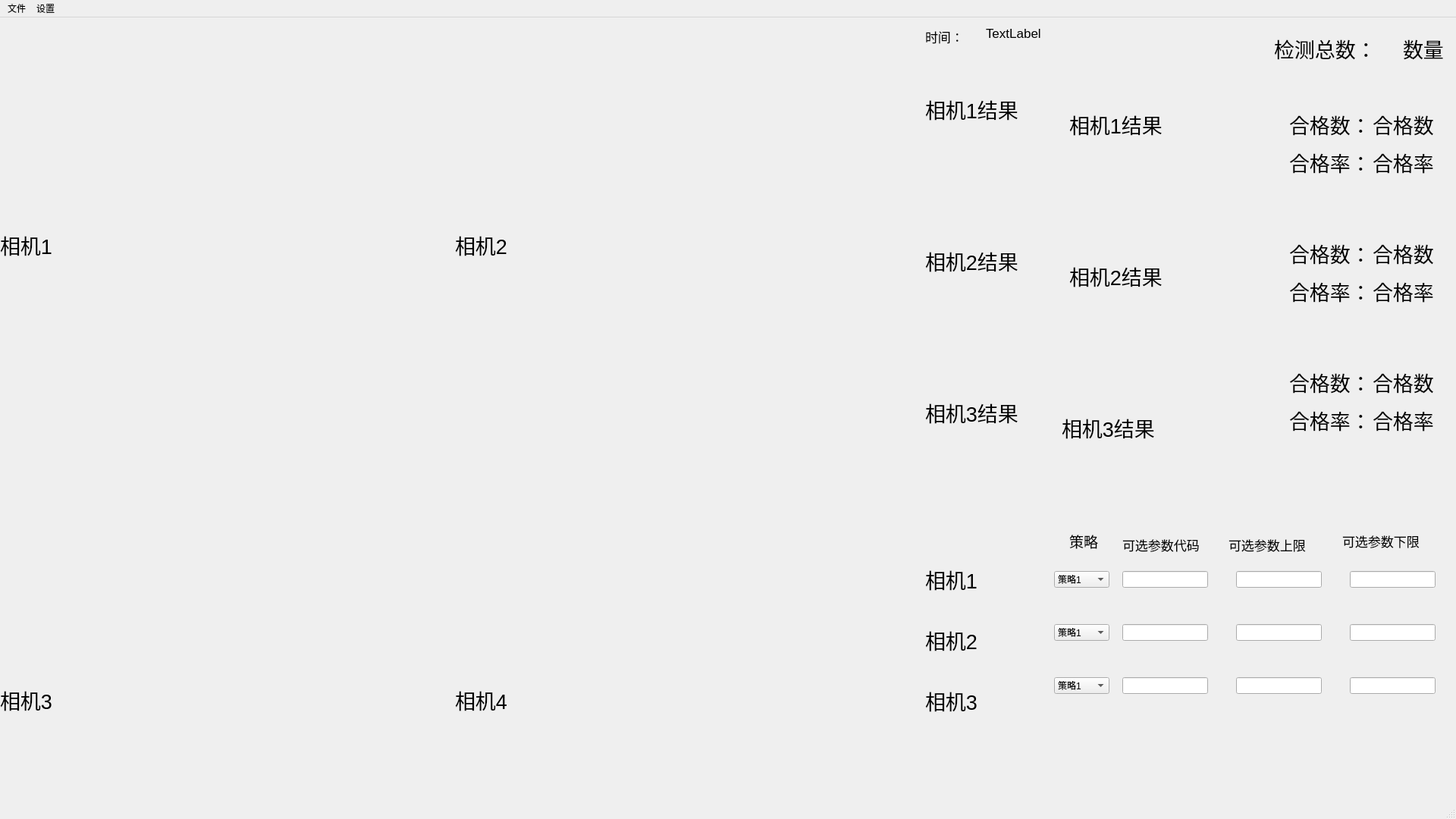
<?xml version="1.0" encoding="UTF-8"?>
<ui version="4.0">
 <class>mainWindow</class>
 <widget class="QMainWindow" name="mainWindow">
  <property name="geometry">
   <rect>
    <x>0</x>
    <y>0</y>
    <width>1920</width>
    <height>1080</height>
   </rect>
  </property>
  <property name="windowTitle">
   <string>三星几机电计算机视觉</string>
  </property>
  <widget class="QWidget" name="centralwidget">
   <widget class="QLabel" name="label">
    <property name="geometry">
     <rect>
      <x>0</x>
      <y>0</y>
      <width>600</width>
      <height>600</height>
     </rect>
    </property>
    <property name="font">
     <font>
      <pointsize>20</pointsize>
     </font>
    </property>
    <property name="text">
     <string>相机1</string>
    </property>
   </widget>
   <widget class="QLabel" name="label_2">
    <property name="geometry">
     <rect>
      <x>600</x>
      <y>0</y>
      <width>600</width>
      <height>600</height>
     </rect>
    </property>
    <property name="font">
     <font>
      <pointsize>20</pointsize>
     </font>
    </property>
    <property name="text">
     <string>相机2</string>
    </property>
   </widget>
   <widget class="QLabel" name="label_3">
    <property name="geometry">
     <rect>
      <x>0</x>
      <y>600</y>
      <width>600</width>
      <height>600</height>
     </rect>
    </property>
    <property name="font">
     <font>
      <pointsize>20</pointsize>
     </font>
    </property>
    <property name="text">
     <string>相机3</string>
    </property>
   </widget>
   <widget class="QLabel" name="label_4">
    <property name="geometry">
     <rect>
      <x>600</x>
      <y>600</y>
      <width>600</width>
      <height>600</height>
     </rect>
    </property>
    <property name="font">
     <font>
      <pointsize>20</pointsize>
     </font>
    </property>
    <property name="text">
     <string>相机4</string>
    </property>
   </widget>
   <widget class="QLabel" name="label_5">
    <property name="geometry">
     <rect>
      <x>1220</x>
      <y>0</y>
      <width>91</width>
      <height>51</height>
     </rect>
    </property>
    <property name="font">
     <font>
      <pointsize>13</pointsize>
     </font>
    </property>
    <property name="text">
     <string>时间：</string>
    </property>
   </widget>
   <widget class="QLabel" name="label_6">
    <property name="geometry">
     <rect>
      <x>1300</x>
      <y>0</y>
      <width>611</width>
      <height>41</height>
     </rect>
    </property>
    <property name="font">
     <font>
      <pointsize>13</pointsize>
     </font>
    </property>
    <property name="text">
     <string>TextLabel</string>
    </property>
   </widget>
   <widget class="QLabel" name="label_7">
    <property name="geometry">
     <rect>
      <x>1220</x>
      <y>100</y>
      <width>161</width>
      <height>41</height>
     </rect>
    </property>
    <property name="font">
     <font>
      <pointsize>20</pointsize>
     </font>
    </property>
    <property name="text">
     <string>相机1结果</string>
    </property>
   </widget>
   <widget class="QLabel" name="label_8">
    <property name="geometry">
     <rect>
      <x>1220</x>
      <y>300</y>
      <width>161</width>
      <height>41</height>
     </rect>
    </property>
    <property name="font">
     <font>
      <pointsize>20</pointsize>
     </font>
    </property>
    <property name="text">
     <string>相机2结果</string>
    </property>
   </widget>
   <widget class="QLabel" name="label_9">
    <property name="geometry">
     <rect>
      <x>1220</x>
      <y>500</y>
      <width>161</width>
      <height>41</height>
     </rect>
    </property>
    <property name="font">
     <font>
      <pointsize>20</pointsize>
     </font>
    </property>
    <property name="text">
     <string>相机3结果</string>
    </property>
   </widget>
   <widget class="QLabel" name="label_10">
    <property name="geometry">
     <rect>
      <x>1410</x>
      <y>50</y>
      <width>261</width>
      <height>181</height>
     </rect>
    </property>
    <property name="font">
     <font>
      <pointsize>20</pointsize>
     </font>
    </property>
    <property name="text">
     <string>相机1结果</string>
    </property>
   </widget>
   <widget class="QLabel" name="label_11">
    <property name="geometry">
     <rect>
      <x>1410</x>
      <y>250</y>
      <width>261</width>
      <height>181</height>
     </rect>
    </property>
    <property name="font">
     <font>
      <pointsize>20</pointsize>
     </font>
    </property>
    <property name="text">
     <string>相机2结果</string>
    </property>
   </widget>
   <widget class="QLabel" name="label_12">
    <property name="geometry">
     <rect>
      <x>1400</x>
      <y>450</y>
      <width>261</width>
      <height>181</height>
     </rect>
    </property>
    <property name="font">
     <font>
      <pointsize>20</pointsize>
     </font>
    </property>
    <property name="text">
     <string>相机3结果</string>
    </property>
   </widget>
   <widget class="QLabel" name="label_13">
    <property name="geometry">
     <rect>
      <x>1680</x>
      <y>20</y>
      <width>161</width>
      <height>41</height>
     </rect>
    </property>
    <property name="font">
     <font>
      <pointsize>20</pointsize>
     </font>
    </property>
    <property name="text">
     <string>检测总数：</string>
    </property>
   </widget>
   <widget class="QLabel" name="label_14">
    <property name="geometry">
     <rect>
      <x>1850</x>
      <y>20</y>
      <width>161</width>
      <height>41</height>
     </rect>
    </property>
    <property name="font">
     <font>
      <pointsize>20</pointsize>
     </font>
    </property>
    <property name="text">
     <string>数量</string>
    </property>
   </widget>
   <widget class="QLabel" name="label_15">
    <property name="geometry">
     <rect>
      <x>1700</x>
      <y>120</y>
      <width>161</width>
      <height>41</height>
     </rect>
    </property>
    <property name="font">
     <font>
      <pointsize>20</pointsize>
     </font>
    </property>
    <property name="text">
     <string>合格数：</string>
    </property>
   </widget>
   <widget class="QLabel" name="label_16">
    <property name="geometry">
     <rect>
      <x>1700</x>
      <y>170</y>
      <width>161</width>
      <height>41</height>
     </rect>
    </property>
    <property name="font">
     <font>
      <pointsize>20</pointsize>
     </font>
    </property>
    <property name="text">
     <string>合格率：</string>
    </property>
   </widget>
   <widget class="QLabel" name="label_17">
    <property name="geometry">
     <rect>
      <x>1700</x>
      <y>290</y>
      <width>161</width>
      <height>41</height>
     </rect>
    </property>
    <property name="font">
     <font>
      <pointsize>20</pointsize>
     </font>
    </property>
    <property name="text">
     <string>合格数：</string>
    </property>
   </widget>
   <widget class="QLabel" name="label_18">
    <property name="geometry">
     <rect>
      <x>1700</x>
      <y>340</y>
      <width>161</width>
      <height>41</height>
     </rect>
    </property>
    <property name="font">
     <font>
      <pointsize>20</pointsize>
     </font>
    </property>
    <property name="text">
     <string>合格率：</string>
    </property>
   </widget>
   <widget class="QLabel" name="label_19">
    <property name="geometry">
     <rect>
      <x>1700</x>
      <y>510</y>
      <width>161</width>
      <height>41</height>
     </rect>
    </property>
    <property name="font">
     <font>
      <pointsize>20</pointsize>
     </font>
    </property>
    <property name="text">
     <string>合格率：</string>
    </property>
   </widget>
   <widget class="QLabel" name="label_20">
    <property name="geometry">
     <rect>
      <x>1700</x>
      <y>460</y>
      <width>161</width>
      <height>41</height>
     </rect>
    </property>
    <property name="font">
     <font>
      <pointsize>20</pointsize>
     </font>
    </property>
    <property name="text">
     <string>合格数：</string>
    </property>
   </widget>
   <widget class="QLabel" name="label_21">
    <property name="geometry">
     <rect>
      <x>1810</x>
      <y>460</y>
      <width>161</width>
      <height>41</height>
     </rect>
    </property>
    <property name="font">
     <font>
      <pointsize>20</pointsize>
     </font>
    </property>
    <property name="text">
     <string>合格数</string>
    </property>
   </widget>
   <widget class="QLabel" name="label_22">
    <property name="geometry">
     <rect>
      <x>1810</x>
      <y>170</y>
      <width>161</width>
      <height>41</height>
     </rect>
    </property>
    <property name="font">
     <font>
      <pointsize>20</pointsize>
     </font>
    </property>
    <property name="text">
     <string>合格率</string>
    </property>
   </widget>
   <widget class="QLabel" name="label_23">
    <property name="geometry">
     <rect>
      <x>1810</x>
      <y>340</y>
      <width>161</width>
      <height>41</height>
     </rect>
    </property>
    <property name="font">
     <font>
      <pointsize>20</pointsize>
     </font>
    </property>
    <property name="text">
     <string>合格率</string>
    </property>
   </widget>
   <widget class="QLabel" name="label_24">
    <property name="geometry">
     <rect>
      <x>1810</x>
      <y>120</y>
      <width>161</width>
      <height>41</height>
     </rect>
    </property>
    <property name="font">
     <font>
      <pointsize>20</pointsize>
     </font>
    </property>
    <property name="text">
     <string>合格数</string>
    </property>
   </widget>
   <widget class="QLabel" name="label_25">
    <property name="geometry">
     <rect>
      <x>1810</x>
      <y>290</y>
      <width>161</width>
      <height>41</height>
     </rect>
    </property>
    <property name="font">
     <font>
      <pointsize>20</pointsize>
     </font>
    </property>
    <property name="text">
     <string>合格数</string>
    </property>
   </widget>
   <widget class="QLabel" name="label_26">
    <property name="geometry">
     <rect>
      <x>1810</x>
      <y>510</y>
      <width>161</width>
      <height>41</height>
     </rect>
    </property>
    <property name="font">
     <font>
      <pointsize>20</pointsize>
     </font>
    </property>
    <property name="text">
     <string>合格率</string>
    </property>
   </widget>
   <widget class="QLabel" name="label_27">
    <property name="geometry">
     <rect>
      <x>1220</x>
      <y>720</y>
      <width>101</width>
      <height>41</height>
     </rect>
    </property>
    <property name="font">
     <font>
      <pointsize>20</pointsize>
     </font>
    </property>
    <property name="text">
     <string>相机1</string>
    </property>
   </widget>
   <widget class="QLabel" name="label_28">
    <property name="geometry">
     <rect>
      <x>1220</x>
      <y>800</y>
      <width>91</width>
      <height>41</height>
     </rect>
    </property>
    <property name="font">
     <font>
      <pointsize>20</pointsize>
     </font>
    </property>
    <property name="text">
     <string>相机2</string>
    </property>
   </widget>
   <widget class="QLabel" name="label_29">
    <property name="geometry">
     <rect>
      <x>1220</x>
      <y>880</y>
      <width>91</width>
      <height>41</height>
     </rect>
    </property>
    <property name="font">
     <font>
      <pointsize>20</pointsize>
     </font>
    </property>
    <property name="text">
     <string>相机3</string>
    </property>
   </widget>
   <widget class="QLabel" name="label_30">
    <property name="geometry">
     <rect>
      <x>1770</x>
      <y>670</y>
      <width>161</width>
      <height>41</height>
     </rect>
    </property>
    <property name="font">
     <font>
      <pointsize>13</pointsize>
     </font>
    </property>
    <property name="text">
     <string>可选参数下限</string>
    </property>
   </widget>
   <widget class="QLabel" name="label_31">
    <property name="geometry">
     <rect>
      <x>1410</x>
      <y>670</y>
      <width>71</width>
      <height>41</height>
     </rect>
    </property>
    <property name="font">
     <font>
      <pointsize>14</pointsize>
     </font>
    </property>
    <property name="text">
     <string>策略</string>
    </property>
   </widget>
   <widget class="QLabel" name="label_32">
    <property name="geometry">
     <rect>
      <x>1620</x>
      <y>670</y>
      <width>171</width>
      <height>51</height>
     </rect>
    </property>
    <property name="font">
     <font>
      <pointsize>13</pointsize>
     </font>
    </property>
    <property name="text">
     <string>可选参数上限</string>
    </property>
   </widget>
   <widget class="QComboBox" name="comboBox">
    <property name="geometry">
     <rect>
      <x>1390</x>
      <y>730</y>
      <width>73</width>
      <height>22</height>
     </rect>
    </property>
    <item>
     <property name="text">
      <string>策略1</string>
     </property>
    </item>
    <item>
     <property name="text">
      <string>策略2</string>
     </property>
    </item>
    <item>
     <property name="text">
      <string>策略3</string>
     </property>
    </item>
   </widget>
   <widget class="QComboBox" name="comboBox_2">
    <property name="geometry">
     <rect>
      <x>1390</x>
      <y>800</y>
      <width>73</width>
      <height>22</height>
     </rect>
    </property>
    <item>
     <property name="text">
      <string>策略1</string>
     </property>
    </item>
    <item>
     <property name="text">
      <string>策略2</string>
     </property>
    </item>
    <item>
     <property name="text">
      <string>策略3</string>
     </property>
    </item>
   </widget>
   <widget class="QComboBox" name="comboBox_3">
    <property name="geometry">
     <rect>
      <x>1390</x>
      <y>870</y>
      <width>73</width>
      <height>22</height>
     </rect>
    </property>
    <item>
     <property name="text">
      <string>策略1</string>
     </property>
    </item>
    <item>
     <property name="text">
      <string>策略2</string>
     </property>
    </item>
    <item>
     <property name="text">
      <string>策略3</string>
     </property>
    </item>
   </widget>
   <widget class="QLabel" name="label_33">
    <property name="geometry">
     <rect>
      <x>1480</x>
      <y>670</y>
      <width>171</width>
      <height>51</height>
     </rect>
    </property>
    <property name="font">
     <font>
      <pointsize>13</pointsize>
     </font>
    </property>
    <property name="text">
     <string>可选参数代码</string>
    </property>
   </widget>
   <widget class="QLineEdit" name="lineEdit">
    <property name="geometry">
     <rect>
      <x>1480</x>
      <y>730</y>
      <width>113</width>
      <height>22</height>
     </rect>
    </property>
   </widget>
   <widget class="QLineEdit" name="lineEdit_2">
    <property name="geometry">
     <rect>
      <x>1480</x>
      <y>800</y>
      <width>113</width>
      <height>22</height>
     </rect>
    </property>
   </widget>
   <widget class="QLineEdit" name="lineEdit_3">
    <property name="geometry">
     <rect>
      <x>1480</x>
      <y>870</y>
      <width>113</width>
      <height>22</height>
     </rect>
    </property>
   </widget>
   <widget class="QLineEdit" name="lineEdit_4">
    <property name="geometry">
     <rect>
      <x>1630</x>
      <y>870</y>
      <width>113</width>
      <height>22</height>
     </rect>
    </property>
   </widget>
   <widget class="QLineEdit" name="lineEdit_5">
    <property name="geometry">
     <rect>
      <x>1630</x>
      <y>730</y>
      <width>113</width>
      <height>22</height>
     </rect>
    </property>
   </widget>
   <widget class="QLineEdit" name="lineEdit_6">
    <property name="geometry">
     <rect>
      <x>1630</x>
      <y>800</y>
      <width>113</width>
      <height>22</height>
     </rect>
    </property>
   </widget>
   <widget class="QLineEdit" name="lineEdit_7">
    <property name="geometry">
     <rect>
      <x>1780</x>
      <y>730</y>
      <width>113</width>
      <height>22</height>
     </rect>
    </property>
   </widget>
   <widget class="QLineEdit" name="lineEdit_8">
    <property name="geometry">
     <rect>
      <x>1780</x>
      <y>800</y>
      <width>113</width>
      <height>22</height>
     </rect>
    </property>
   </widget>
   <widget class="QLineEdit" name="lineEdit_10">
    <property name="geometry">
     <rect>
      <x>1780</x>
      <y>870</y>
      <width>113</width>
      <height>22</height>
     </rect>
    </property>
   </widget>
  </widget>
  <widget class="QMenuBar" name="menubar">
   <property name="geometry">
    <rect>
     <x>0</x>
     <y>0</y>
     <width>1920</width>
     <height>26</height>
    </rect>
   </property>
   <widget class="QMenu" name="menu">
    <property name="title">
     <string>文件</string>
    </property>
   </widget>
   <widget class="QMenu" name="menu_2">
    <property name="title">
     <string>设置</string>
    </property>
   </widget>
   <addaction name="menu"/>
   <addaction name="menu_2"/>
  </widget>
  <widget class="QStatusBar" name="statusbar"/>
 </widget>
 <resources/>
 <connections/>
</ui>
